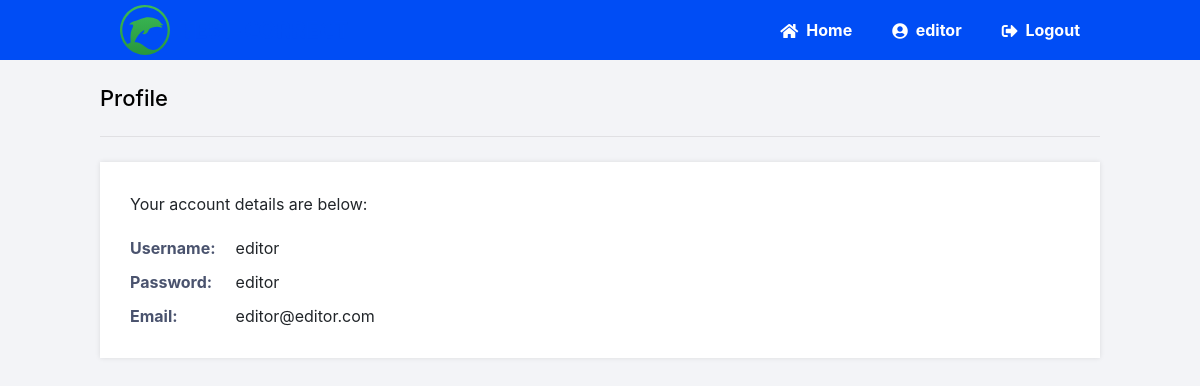
Screenshot of /profile (signed in) with the database file from the repository.
### tables this page shows
CREATE TABLE `accounts` (
`id` INTEGER NOT NULL ,
`username` TEXT NOT NULL,
`password` TEXT NOT NULL,
`email` TEXT NOT NULL,
PRIMARY KEY (`id`)
);

### main.py (the view)
@app.route('/profile')
def profile():
    connection = sqlite3.connect('./databases/testcorrect_vragen.db', check_same_thread = False)
    connection.row_factory = sqlite3.Row
    if 'loggedin' in session:
        cursor = connection.cursor()
        cursor.execute('SELECT * FROM accounts WHERE id = ?', (session['id'],))
        account = cursor.fetchone()
        return render_template('profile.html', account=account)
    return redirect(url_for('login'))

### templates/profile.html (shortened to what this page needs)
{% extends 'layout.html' %}
{% block content %}
<h2>Profile</h2>
<div>
    <p>Your account details are below:</p>
    <table>
        <tr>
            <td>Username:</td>
            <td>{{ account['username'] }}</td>
        </tr>
        <tr>
            <td>Password:</td>
            <td>{{ account['password'] }}</td>
        </tr>
        <tr>
            <td>Email:</td>
            <td>{{ account['email'] }}</td>
        </tr>
    </table>
</div>
{% endblock %}

### static/style.css (style rules this page uses)
* { -webkit-box-sizing: border-box; box-sizing: border-box; font-family: -apple-system, BlinkMacSystemFont, "segoe ui", roboto, oxygen, ubuntu, cantarell, "fira sans", "droid sans", "helvetica neue", Arial, sans-serif; font-size: 16px; -webkit-font-smoothing: antialiased; -moz-osx-font-smoothing: grayscale; }
body { background-color: #f0f2f5; margin: 0; }
body.loggedin { background-color: #f3f4f7; }
.content h2 { margin: 0; padding: 25px 0; font-size: 22px; border-bottom: 1px solid #e0e0e3; color: #000; }
.content > p, .content > div { -webkit-box-shadow: 0 0 5px 0 rgba(0, 0, 0, 0.1); box-shadow: 0 0 5px 0 rgba(0, 0, 0, 0.1); margin: 25px 0; padding: 25px; background-color: #fff; }
.content > p table td, .content > div table td { padding: 5px; }
.content > p table td:first-child, .content > div table td:first-child { font-weight: bold; color: #4a536e; padding-right: 15px; }
.content > div p { padding: 5px; margin: 0 0 10px 0; }

### rows the page displays
accounts: username "editor", password "editor", email "editor@editor.com"

### other values shown
{{ session['username'] }} "editor"
